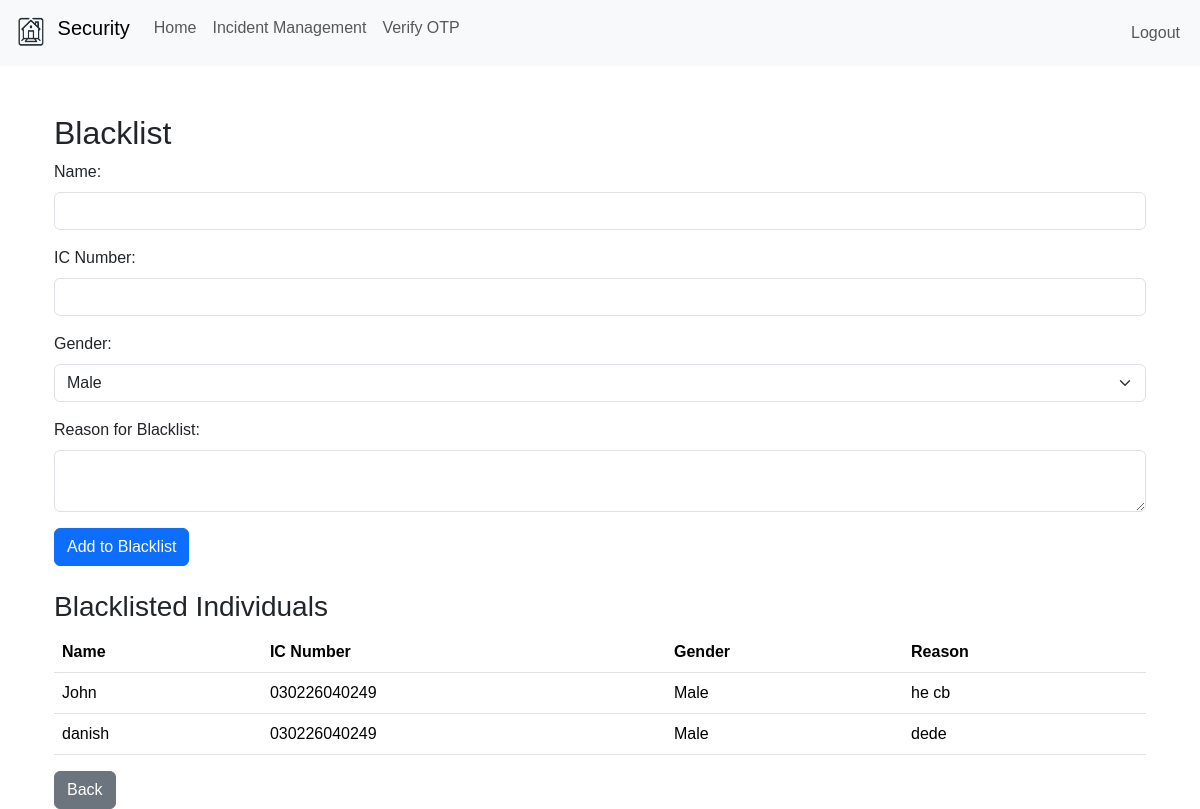
The app's page /security_blacklist (signed in), older data.
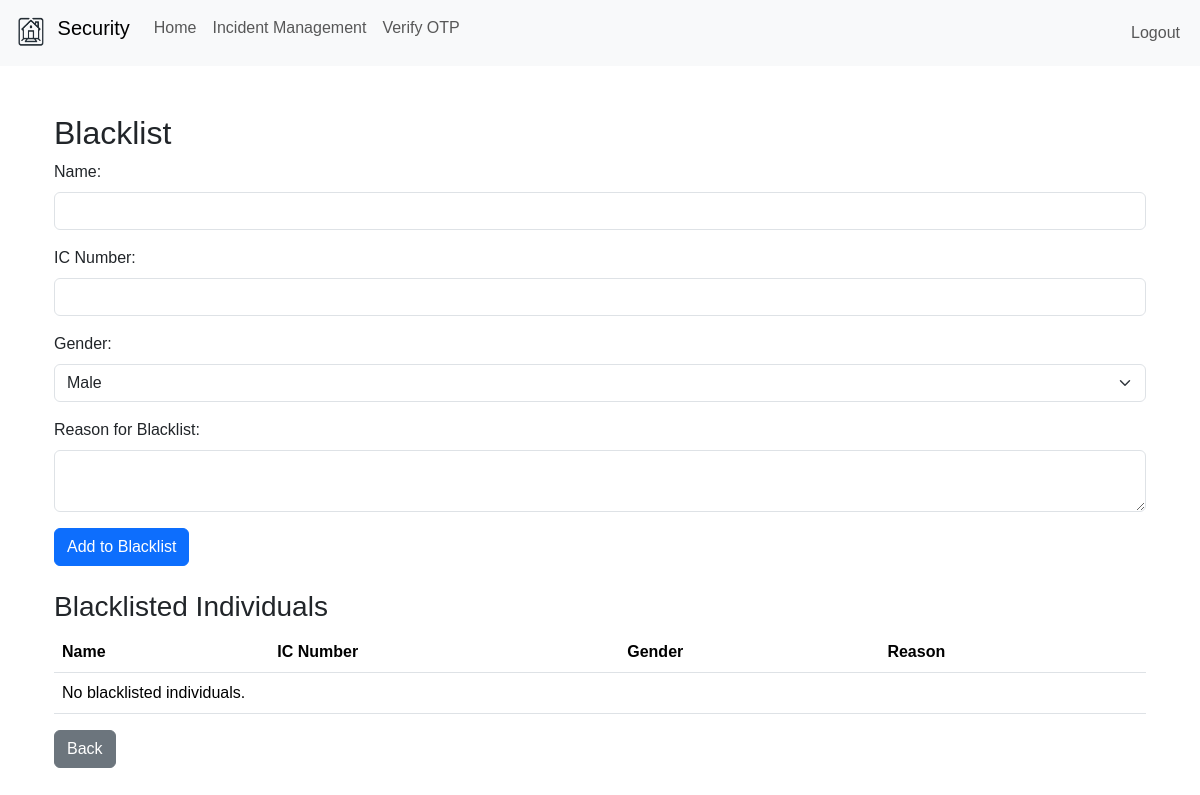
The same page, newer data.
### website/models.py (models this page shows)
class Blacklist(db.Model):
    id = db.Column(db.Integer, primary_key=True)
    name = db.Column(db.String(100))
    ic = db.Column(db.String(12))
    gender = db.Column(db.String(10))
    reason = db.Column(db.String(255))

### website/views.py (the view, shortened to what this page needs)
@views.route('/security_blacklist', methods=['GET', 'POST'])
@role_required('security')  # Make sure only security personnel can access
@login_required
def security_blacklist():
    blacklist_entries = Blacklist.query.all()
    return render_template('security_blacklist.html', blacklist_entries=blacklist_entries)

### website/templates/security_blacklist.html (shortened to what this page needs)
{% extends "security_base.html" %}
{% block content %}
<div class="container mt-5">
    <h2>Blacklist</h2>
    <form method="POST">
        <div class="mb-3">
            <label for="name" class="form-label">Name:</label>
            <input type="text" class="form-control" id="name" name="name" required>
        </div>
        <div class="mb-3">
            <label for="ic" class="form-label">IC Number:</label>
            <input type="text" class="form-control" id="ic" name="ic" required>
        </div>
        <div class="mb-3">
            <label for="gender" class="form-label">Gender:</label>
            <select class="form-select" id="gender" name="gender" required>
                <option value="Male">Male</option>
            </select>
        </div>
        <div class="mb-3">
            <label for="reason" class="form-label">Reason for Blacklist:</label>
            <textarea class="form-control" id="reason" name="reason" required></textarea>
        </div>
        <button type="submit" class="btn btn-primary">Add to Blacklist</button>
    </form>
    <div class="mt-4">
        <h3>Blacklisted Individuals</h3>
        <table class="table">
            <thead>
                <tr>
                    <th>Name</th>
                    <th>IC Number</th>
                    <th>Gender</th>
                    <th>Reason</th>
                </tr>
            </thead>
            <tbody>
                {% for entry in blacklist_entries %}
                <tr>
                    <td>{{ entry.name }}</td>
                    <td>{{ entry.ic }}</td>
                    <td>{{ entry.gender }}</td>
                    <td>{{ entry.reason }}</td>
                </tr>
                {% else %}
                <tr>
                    <td colspan="4">No blacklisted individuals.</td>
                </tr>
                {% endfor %}
            </tbody>
        </table>
    </div>
    <div class="back-button-container">
        <a href="{{ url_for('views.security_page') }}" class="btn btn-secondary">Back</a>
    </div>
</div>
{% endblock %}

Row changes from the older to the newer data that the page shows:
removed Blacklist: name "John", ic "030226040249", gender "Male", reason "he cb"
removed Blacklist: name "danish", ic "030226040249", gender "Male", reason "dede"
Text that changed along with them:
text now shown: "No blacklisted individuals."
